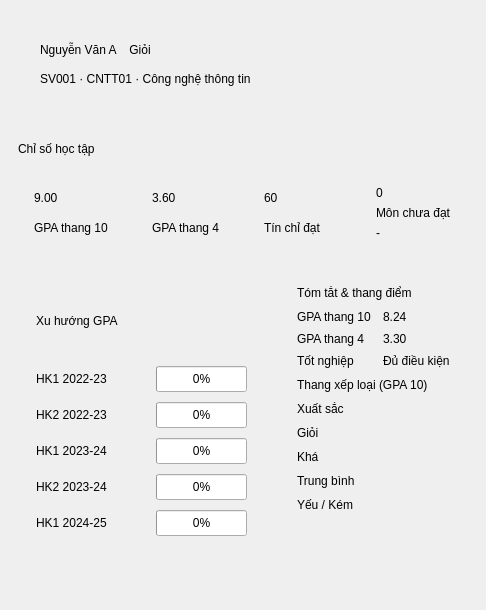
     <widget class="QWidget" name="tabGPA">
      <attribute name="title">
       <string>Tổng quan</string>
      </attribute>
      <layout class="QVBoxLayout" name="tabGPALayout">
       <property name="spacing">
        <number>16</number>
       </property>
       <property name="leftMargin">
        <number>18</number>
       </property>
       <property name="topMargin">
        <number>18</number>
       </property>
       <property name="rightMargin">
        <number>18</number>
       </property>
       <property name="bottomMargin">
        <number>18</number>
       </property>
       <item>
        <widget class="QFrame" name="overviewHeaderCard">
         <property name="frameShape">
          <enum>QFrame::NoFrame</enum>
         </property>
         <layout class="QVBoxLayout" name="overviewHeaderLayout">
          <property name="spacing">
           <number>8</number>
          </property>
          <property name="leftMargin">
           <number>22</number>
          </property>
          <property name="topMargin">
           <number>18</number>
          </property>
          <property name="rightMargin">
           <number>22</number>
          </property>
          <property name="bottomMargin">
           <number>18</number>
          </property>
          <item>
           <layout class="QHBoxLayout" name="heroTitleRow">
            <property name="spacing">
             <number>12</number>
            </property>
            <item>
             <widget class="QLabel" name="lblHeaderName">
              <property name="text">
               <string>Nguyễn Văn A</string>
              </property>
             </widget>
            </item>
            <item>
             <widget class="QLabel" name="lblXepLoaiValue">
              <property name="minimumSize">
               <size>
                <width>0</width>
                <height>28</height>
               </size>
              </property>
              <property name="maximumSize">
               <size>
                <width>16777215</width>
                <height>28</height>
               </size>
              </property>
              <property name="text">
               <string>Giỏi</string>
              </property>
              <property name="alignment">
               <set>Qt::AlignCenter</set>
              </property>
              <property name="wordWrap">
               <bool>false</bool>
              </property>
             </widget>
            </item>
            <item>
             <spacer name="heroTitleSpacer">
              <property name="orientation">
               <enum>Qt::Horizontal</enum>
              </property>
              <property name="sizeHint" stdset="0">
               <size>
                <width>40</width>
                <height>20</height>
               </size>
              </property>
             </spacer>
            </item>
           </layout>
          </item>
          <item>
           <widget class="QLabel" name="lblHeroMetaLine">
            <property name="text">
             <string>SV001 · CNTT01 · Công nghệ thông tin</string>
            </property>
           </widget>
          </item>
          <item>
           <widget class="QLabel" name="lblHeaderMeta">
            <property name="visible">
             <bool>false</bool>
            </property>
            <property name="text">
             <string/>
            </property>
           </widget>
          </item>
         </layout>
        </widget>
       </item>
       <item>
        <widget class="QLabel" name="lblSectionStats">
         <property name="text">
          <string>Chỉ số học tập</string>
         </property>
        </widget>
       </item>
       <item>
        <layout class="QHBoxLayout" name="cardsGPALayout">
         <property name="spacing">
          <number>12</number>
         </property>
         <item>
          <widget class="QFrame" name="statGpa10">
           <layout class="QVBoxLayout" name="card1Layout">
            <property name="leftMargin">
             <number>16</number>
            </property>
            <property name="topMargin">
             <number>14</number>
            </property>
            <property name="rightMargin">
             <number>16</number>
            </property>
            <property name="bottomMargin">
             <number>14</number>
            </property>
            <item>
             <widget class="QLabel" name="lblGpa10CardBig">
              <property name="text">
               <string>9.00</string>
              </property>
             </widget>
            </item>
            <item>
             <widget class="QLabel" name="lblGpa10Label">
              <property name="text">
               <string>GPA thang 10</string>
              </property>
             </widget>
            </item>
           </layout>
          </widget>
         </item>
         <item>
          <widget class="QFrame" name="statGpa4">
           <layout class="QVBoxLayout" name="card2Layout">
            <property name="leftMargin">
             <number>16</number>
            </property>
            <property name="topMargin">
             <number>14</number>
            </property>
            <property name="rightMargin">
             <number>16</number>
            </property>
            <property name="bottomMargin">
             <number>14</number>
            </property>
            <item>
             <widget class="QLabel" name="lblGpa4CardBig">
              <property name="text">
               <string>3.60</string>
              </property>
             </widget>
            </item>
            <item>
             <widget class="QLabel" name="lblGpa4Label">
              <property name="text">
               <string>GPA thang 4</string>
              </property>
             </widget>
            </item>
           </layout>
          </widget>
         </item>
         <item>
          <widget class="QFrame" name="statTinChi">
           <layout class="QVBoxLayout" name="card3Layout">
            <property name="leftMargin">
             <number>16</number>
            </property>
            <property name="topMargin">
             <number>14</number>
            </property>
            <property name="rightMargin">
             <number>16</number>
            </property>
            <property name="bottomMargin">
             <number>14</number>
            </property>
            <item>
             <widget class="QLabel" name="lblTinChiCardBig">
              <property name="text">
               <string>60</string>
              </property>
             </widget>
            </item>
            <item>
             <widget class="QLabel" name="lblTCLabel">
              <property name="text">
               <string>Tín chỉ đạt</string>
              </property>
             </widget>
            </item>
           </layout>
          </widget>
         </item>
         <item>
          <widget class="QFrame" name="statMonRot">
           <layout class="QVBoxLayout" name="card4Layout">
            <property name="leftMargin">
             <number>16</number>
            </property>
            <property name="topMargin">
             <number>14</number>
            </property>
            <property name="rightMargin">
             <number>16</number>
            </property>
            <property name="bottomMargin">
             <number>14</number>
            </property>
            <item>
             <widget class="QLabel" name="lblMonRotCardBig">
              <property name="text">
               <string>0</string>
              </property>
             </widget>
            </item>
            <item>
             <widget class="QLabel" name="lblMonRotLabel">
              <property name="text">
               <string>Môn chưa đạt</string>
              </property>
             </widget>
            </item>
            <item>
             <widget class="QLabel" name="lblMonRotCardSub">
              <property name="text">
               <string>-</string>
              </property>
             </widget>
            </item>
           </layout>
          </widget>
         </item>
        </layout>
       </item>
       <item>
        <layout class="QHBoxLayout" name="gpaDetailLayout">
         <property name="spacing">
          <number>14</number>
         </property>
         <item>
          <widget class="QFrame" name="trendCard">
           <property name="frameShape">
            <enum>QFrame::NoFrame</enum>
           </property>
           <layout class="QVBoxLayout" name="trendLayout">
            <property name="spacing">
             <number>10</number>
            </property>
            <property name="leftMargin">
             <number>18</number>
            </property>
            <property name="topMargin">
             <number>16</number>
            </property>
            <property name="rightMargin">
             <number>18</number>
            </property>
            <property name="bottomMargin">
             <number>16</number>
            </property>
            <item>
             <widget class="QLabel" name="lblHocKy">
              <property name="text">
               <string>Xu hướng GPA</string>
              </property>
             </widget>
            </item>
            <item>
             <layout class="QHBoxLayout" name="trendRow1Layout">
              <property name="spacing">
               <number>12</number>
              </property>
              <item>
               <widget class="QLabel" name="lblTrend1">
                <property name="minimumSize">
                 <size>
                  <width>108</width>
                  <height>0</height>
                 </size>
                </property>
                <property name="maximumSize">
                 <size>
                  <width>108</width>
                  <height>16777215</height>
                 </size>
                </property>
                <property name="text">
                 <string>HK1 2022-23</string>
                </property>
               </widget>
              </item>
              <item>
               <widget class="QProgressBar" name="pbTrend1">
                <property name="minimumSize">
                 <size>
                  <width>0</width>
                  <height>26</height>
                 </size>
                </property>
                <property name="maximum">
                 <number>100</number>
                </property>
                <property name="value">
                 <number>0</number>
                </property>
                <property name="alignment">
                 <set>Qt::AlignCenter</set>
                </property>
                <property name="textVisible">
                 <bool>true</bool>
                </property>
                <property name="format">
                 <string>%p%</string>
                </property>
               </widget>
              </item>
             </layout>
            </item>
            <item>
             <layout class="QHBoxLayout" name="trendRow2Layout">
              <property name="spacing">
               <number>12</number>
              </property>
              <item>
               <widget class="QLabel" name="lblTrend2">
                <property name="minimumSize">
                 <size>
                  <width>108</width>
                  <height>0</height>
                 </size>
                </property>
                <property name="maximumSize">
                 <size>
                  <width>108</width>
                  <height>16777215</height>
                 </size>
                </property>
                <property name="text">
                 <string>HK2 2022-23</string>
                </property>
               </widget>
              </item>
              <item>
               <widget class="QProgressBar" name="pbTrend2">
                <property name="minimumSize">
                 <size>
                  <width>0</width>
                  <height>26</height>
                 </size>
                </property>
                <property name="maximum">
                 <number>100</number>
                </property>
                <property name="value">
                 <number>0</number>
                </property>
                <property name="alignment">
                 <set>Qt::AlignCenter</set>
                </property>
                <property name="textVisible">
                 <bool>true</bool>
                </property>
                <property name="format">
                 <string>%p%</string>
                </property>
               </widget>
              </item>
             </layout>
            </item>
            <item>
             <layout class="QHBoxLayout" name="trendRow3Layout">
              <property name="spacing">
               <number>12</number>
              </property>
              <item>
               <widget class="QLabel" name="lblTrend3">
                <property name="minimumSize">
                 <size>
                  <width>108</width>
                  <height>0</height>
                 </size>
                </property>
                <property name="maximumSize">
                 <size>
                  <width>108</width>
                  <height>16777215</height>
                 </size>
                </property>
                <property name="text">
                 <string>HK1 2023-24</string>
                </property>
               </widget>
              </item>
              <item>
               <widget class="QProgressBar" name="pbTrend3">
                <property name="minimumSize">
                 <size>
                  <width>0</width>
                  <height>26</height>
                 </size>
                </property>
                <property name="maximum">
                 <number>100</number>
                </property>
                <property name="value">
                 <number>0</number>
                </property>
                <property name="alignment">
                 <set>Qt::AlignCenter</set>
                </property>
                <property name="textVisible">
                 <bool>true</bool>
                </property>
                <property name="format">
                 <string>%p%</string>
                </property>
               </widget>
              </item>
             </layout>
            </item>
            <item>
             <layout class="QHBoxLayout" name="trendRow4Layout">
              <property name="spacing">
               <number>12</number>
              </property>
              <item>
               <widget class="QLabel" name="lblTrend4">
                <property name="minimumSize">
                 <size>
                  <width>108</width>
                  <height>0</height>
                 </size>
                </property>
                <property name="maximumSize">
                 <size>
                  <width>108</width>
                  <height>16777215</height>
                 </size>
                </property>
                <property name="text">
                 <string>HK2 2023-24</string>
                </property>
               </widget>
              </item>
              <item>
               <widget class="QProgressBar" name="pbTrend4">
                <property name="minimumSize">
                 <size>
                  <width>0</width>
                  <height>26</height>
                 </size>
                </property>
                <property name="maximum">
                 <number>100</number>
                </property>
                <property name="value">
                 <number>0</number>
                </property>
                <property name="alignment">
                 <set>Qt::AlignCenter</set>
                </property>
                <property name="textVisible">
                 <bool>true</bool>
                </property>
                <property name="format">
                 <string>%p%</string>
                </property>
               </widget>
              </item>
             </layout>
            </item>
            <item>
             <layout class="QHBoxLayout" name="trendRow5Layout">
              <property name="spacing">
               <number>12</number>
              </property>
              <item>
               <widget class="QLabel" name="lblTrend5">
                <property name="minimumSize">
                 <size>
                  <width>108</width>
                  <height>0</height>
                 </size>
                </property>
                <property name="maximumSize">
                 <size>
                  <width>108</width>
                  <height>16777215</height>
                 </size>
                </property>
                <property name="text">
                 <string>HK1 2024-25</string>
                </property>
               </widget>
              </item>
              <item>
               <widget class="QProgressBar" name="pbTrend5">
                <property name="minimumSize">
                 <size>
                  <width>0</width>
                  <height>26</height>
                 </size>
                </property>
                <property name="maximum">
                 <number>100</number>
                </property>
                <property name="value">
                 <number>0</number>
                </property>
                <property name="alignment">
                 <set>Qt::AlignCenter</set>
                </property>
                <property name="textVisible">
                 <bool>true</bool>
                </property>
                <property name="format">
                 <string>%p%</string>
                </property>
               </widget>
              </item>
             </layout>
            </item>
           </layout>
          </widget>
         </item>
         <item>
          <widget class="QFrame" name="summaryCard">
           <property name="frameShape">
            <enum>QFrame::NoFrame</enum>
           </property>
           <layout class="QVBoxLayout" name="summaryLayout">
            <property name="spacing">
             <number>10</number>
            </property>
            <property name="leftMargin">
             <number>18</number>
            </property>
            <property name="topMargin">
             <number>16</number>
            </property>
            <property name="rightMargin">
             <number>18</number>
            </property>
            <property name="bottomMargin">
             <number>16</number>
            </property>
            <item>
             <widget class="QLabel" name="sectionTitle">
              <property name="text">
               <string>Tóm tắt &amp; thang điểm</string>
              </property>
             </widget>
            </item>
            <item>
             <layout class="QGridLayout" name="summaryGrid">
              <property name="horizontalSpacing">
               <number>12</number>
              </property>
              <property name="verticalSpacing">
               <number>8</number>
              </property>
              <item row="0" column="0">
               <widget class="QLabel" name="lblKeyGpa10">
                <property name="text">
                 <string>GPA thang 10</string>
                </property>
               </widget>
              </item>
              <item row="0" column="1">
               <widget class="QLabel" name="lblGpaQuyDoi10">
                <property name="text">
                 <string>8.24</string>
                </property>
               </widget>
              </item>
              <item row="1" column="0">
               <widget class="QLabel" name="lblKeyGpa4">
                <property name="text">
                 <string>GPA thang 4</string>
                </property>
               </widget>
              </item>
              <item row="1" column="1">
               <widget class="QLabel" name="lblGpaQuyDoi4">
                <property name="text">
                 <string>3.30</string>
                </property>
               </widget>
              </item>
              <item row="2" column="0">
               <widget class="QLabel" name="lblKeyTotNghiep">
                <property name="text">
                 <string>Tốt nghiệp</string>
                </property>
               </widget>
              </item>
              <item row="2" column="1">
               <widget class="QLabel" name="lblTotNghiep">
                <property name="text">
                 <string>Đủ điều kiện</string>
                </property>
               </widget>
              </item>
             </layout>
            </item>
            <item>
             <widget class="QLabel" name="lblKeyLegend">
              <property name="text">
               <string>Thang xếp loại (GPA 10)</string>
              </property>
             </widget>
            </item>
            <item>
             <widget class="QLabel" name="lblLegend1">
              <property name="text">
               <string>Xuất sắc</string>
              </property>
             </widget>
            </item>
            <item>
             <widget class="QLabel" name="lblLegend2">
              <property name="text">
               <string>Giỏi</string>
              </property>
             </widget>
            </item>
            <item>
             <widget class="QLabel" name="lblLegend3">
              <property name="text">
               <string>Khá</string>
              </property>
             </widget>
            </item>
            <item>
             <widget class="QLabel" name="lblLegend4">
              <property name="text">
               <string>Trung bình</string>
              </property>
             </widget>
            </item>
            <item>
             <widget class="QLabel" name="lblLegend5">
              <property name="text">
               <string>Yếu / Kém</string>
              </property>
             </widget>
            </item>
            <item>
             <widget class="QLabel" name="lblXepLoaiDuKien">
              <property name="visible">
               <bool>false</bool>
              </property>
              <property name="text">
               <string/>
              </property>
             </widget>
            </item>
           </layout>
          </widget>
         </item>
        </layout>
       </item>
       <item>
        <spacer name="overviewSpacer">
         <property name="orientation">
          <enum>Qt::Vertical</enum>
         </property>
         <property name="sizeHint" stdset="0">
          <size>
           <width>20</width>
           <height>40</height>
          </size>
         </property>
        </spacer>
       </item>
      </layout>
     </widget>
